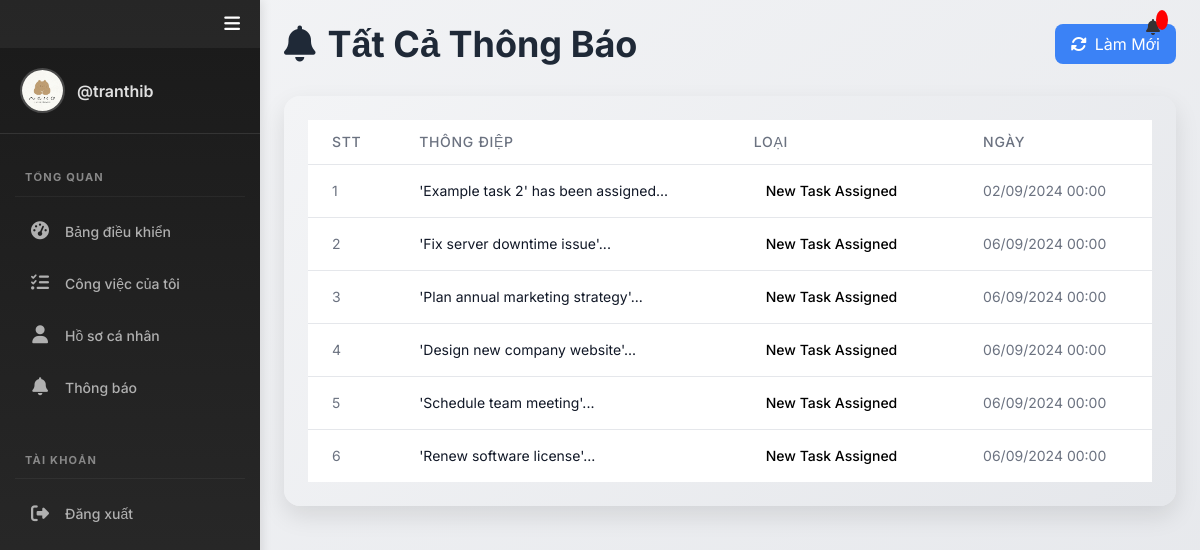
/notifications.php (signed in), run on the app's committed database.
### tables this page shows
CREATE TABLE `notifications` (
  `id` int(11) NOT NULL AUTO_INCREMENT,
  `message` text NOT NULL,
  `recipient` int(11) NOT NULL,
  `type` varchar(50) NOT NULL,
  `date` date NOT NULL DEFAULT current_timestamp(),
  `is_read` tinyint(1) DEFAULT 0,
  PRIMARY KEY (`id`)
);

### app/Model/Notification.php (called while the page is built, shortened)
<?php
function get_all_my_notifications($conn, $id){
	$sql = "SELECT * FROM notifications WHERE recipient=?";
	$stmt = $conn->prepare($sql);
	$stmt->execute([$id]);
	if($stmt->rowCount() > 0){
		$notifications = $stmt->fetchAll();
	}else $notifications = 0;
	return $notifications;
}

### notifications.php (the view, shortened to what this page needs)
<?php
if (isset($_SESSION['role']) && isset($_SESSION['id'])) {
    include "DB_connection.php";
    include "app/Model/Notification.php";
    $notifications = get_all_my_notifications($conn, $_SESSION['id']);
?>
<!DOCTYPE html>
<html lang="vi">
<head>
    <link href="https://cdn.jsdelivr.net/npm/tailwindcss@2.2.19/dist/tailwind.min.css" rel="stylesheet">
    <link rel="stylesheet" href="https://cdnjs.cloudflare.com/ajax/libs/font-awesome/6.0.0/css/all.min.css">
</head>
<body class="bg-gradient-to-br from-gray-100 to-gray-200 min-h-screen font-sans">
    <div class="flex h-screen">
        <?php include "inc/nav.php" ?>
        <div class="flex-1 flex flex-col overflow-hidden">
            <?php include "inc/header.php" ?>
            <main class="flex-1 overflow-x-hidden overflow-y-auto p-6">
                <div class="container mx-auto">
                    <div class="flex justify-between items-center mb-8">
                        <h1 class="text-4xl font-bold text-gray-800 flex items-center gap-3">
                            <i class="fas fa-bell"></i>
                            Tất Cả Thông Báo
                        </h1>
                        <button onclick="location.reload();" class="refresh-btn inline-flex items-center px-4 py-2 bg-blue-500 text-white rounded-lg hover:text-white">
                            <i class="fas fa-sync-alt mr-2"></i> Làm Mới
                        </button>
                    </div>
                    <div class="notification-container fade-in">
                        <?php if ($notifications != 0): ?>
                            <div class="table-container">
                                <table class="min-w-full divide-y divide-gray-200">
                                    <thead class="table-header">
                                        <tr>
                                            <th class="px-6 py-3 text-left text-sm font-medium text-gray-500 uppercase tracking-wider">STT</th>
                                            <th class="px-6 py-3 text-left text-sm font-medium text-gray-500 uppercase tracking-wider">Thông Điệp</th>
                                            <th class="px-6 py-3 text-left text-sm font-medium text-gray-500 uppercase tracking-wider">Loại</th>
                                            <th class="px-6 py-3 text-left text-sm font-medium text-gray-500 uppercase tracking-wider">Ngày</th>
                                        </tr>
                                    </thead>
                                    <tbody class="bg-white divide-y divide-gray-200">
                                        <?php $i = 0; foreach ($notifications as $notification): ?>
                                            <tr class="notification-row">
                                                <td class="px-6 py-4 whitespace-nowrap text-sm text-gray-500"><?= ++$i ?></td>
                                                <td class="px-6 py-4 whitespace-nowrap text-sm text-gray-900"><?php echo htmlspecialchars($notification['message']); ?></td>
                                                <td class="px-6 py-4 whitespace-nowrap text-sm">
                                                    <?php
                                                    $type = $notification['type'];
                                                    $tagClass = '';
                                                    $tagText = $type;
                                                    ?>
                                                    <span class="status-tag <?= $tagClass ?>"><?= htmlspecialchars($tagText) ?></span>
                                                </td>
                                                <td class="px-6 py-4 whitespace-nowrap text-sm text-gray-500">
                                                    <?php
                                                    $date = new DateTime($notification['date']);
                                                    echo $date->format('d/m/Y H:i');
                                                    ?>
                                                </td>
                                            </tr>
                                        <?php endforeach; ?>
                                    </tbody>
                                </table>
                            </div>
                        <?php endif; ?>
                    </div>
                </div>
            </main>
        </div>
    </div>
</body>
</html>
<?php } else {
    $em = "Vui lòng đăng nhập trước";
    header("Location: login.php?error=" . urlencode($em));
    exit();
}
?>

### notifications.php (style rules this page uses)
.notification-container { max-width: 900px; margin: 0 auto; background: linear-gradient(135deg, #f3f4f6 0%, #e5e7eb 100%); border-radius: 1rem; box-shadow: 0 10px 25px rgba(0, 0, 0, 0.1); padding: 1.5rem; }
.table-container { max-height: 600px; overflow-y: auto; }
.table-header { position: sticky; top: 0; background: #ffffff; z-index: 10; }
.fade-in { animation: fadeIn 0.5s ease-in; }
.status-tag { padding: 0.25rem 0.75rem; border-radius: 0.375rem; font-size: 0.875rem; font-weight: 500; }
.refresh-btn { transition: transform 0.2s ease, background-color 0.2s ease; }

### inc/nav.php (style rules this page uses)
* { font-family: 'Inter', sans-serif; margin: 0; padding: 0; box-sizing: border-box; }

### inc/header.php (style rules this page uses)
* { font-family: 'Inter', sans-serif; margin: 0; padding: 0; box-sizing: border-box; }

### data on the page
notifications: message "'Example task 2' has been assigned...", type "New Task Assigned", date "02/09/2024 00:00"
notifications: message "'Fix server downtime issue'...", type "New Task Assigned", date "06/09/2024 00:00"
notifications: message "'Plan annual marketing strategy'...", type "New Task Assigned", date "06/09/2024 00:00"
notifications: message "'Design new company website'...", type "New Task Assigned", date "06/09/2024 00:00"
notifications: message "'Schedule team meeting'...", type "New Task Assigned", date "06/09/2024 00:00"
notifications: message "'Renew software license'...", type "New Task Assigned", date "06/09/2024 00:00"

### other printed values
$_SESSION['username'] "tranthib"
